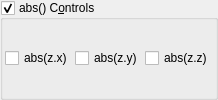
    <widget class="MyGroupBox" name="groupCheck_transf_function_enabledA_false">
     <property name="toolTip">
      <string/>
     </property>
     <property name="title">
      <string>abs() C&amp;ontrols</string>
     </property>
     <property name="checkable">
      <bool>true</bool>
     </property>
     <layout class="QVBoxLayout" name="verticalLayout_54">
      <property name="spacing">
       <number>2</number>
      </property>
      <property name="leftMargin">
       <number>2</number>
      </property>
      <property name="topMargin">
       <number>2</number>
      </property>
      <property name="rightMargin">
       <number>2</number>
      </property>
      <property name="bottomMargin">
       <number>2</number>
      </property>
      <item>
       <layout class="QHBoxLayout" name="horizontalLayout_27" stretch="0,0,0">
        <item>
         <widget class="MyCheckBox" name="checkBox_transf_function_enabledAx_false">
          <property name="text">
           <string notr="true">abs(z.x)</string>
          </property>
         </widget>
        </item>
        <item>
         <widget class="MyCheckBox" name="checkBox_transf_function_enabledAy_false">
          <property name="text">
           <string notr="true">abs(z.y)</string>
          </property>
         </widget>
        </item>
        <item>
         <widget class="MyCheckBox" name="checkBox_transf_function_enabledAz_false">
          <property name="text">
           <string notr="true">abs(z.z)</string>
          </property>
         </widget>
        </item>
       </layout>
      </item>
     </layout>
    </widget>
